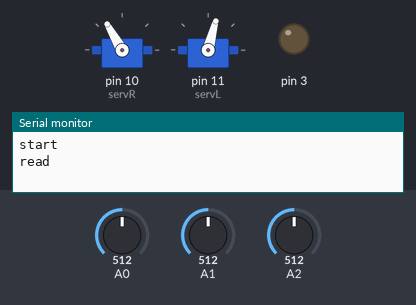
This sketch was run on a simulated Arduino Uno, built with avr-gcc and run on an emulated ATmega328P. On the bench: 2 × servo, output pins drawn as LEDs (lit = HIGH), the last lines printed to the serial monitor. Inputs (shaded band) come from the test bench; at power-on: A0 = 512, A1 = 512, A2 = 512. EEPROM starts erased.

Above: at 4.8 s.
4.9 s: A0 set to 522
At 6.1 s:
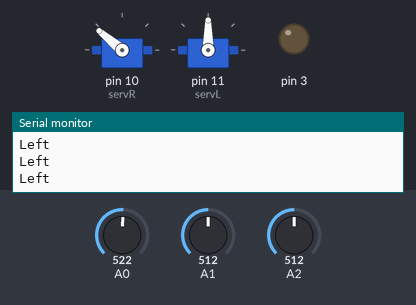
6.4 s: A1 set to 524
At 7.6 s:
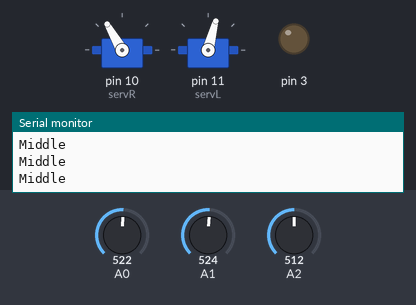
8.3 s: A1 set to 306
At 9.0 s:
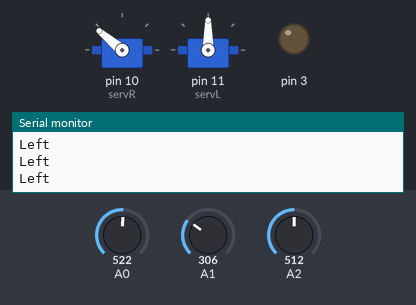
9.8 s: A2 set to 521
At 10.1 s:
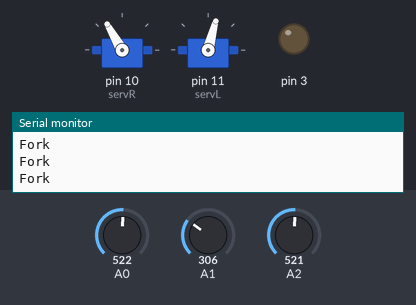
11.7 s: A0 set to 306
At 12.7 s:
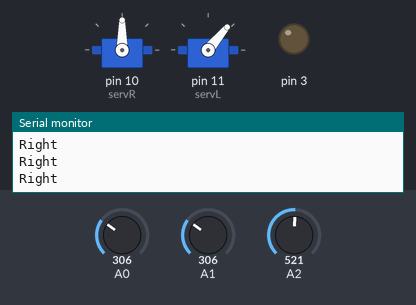
Timing chart, 0 to 14.2 s (numbered marks = the images above; inputs shaded):
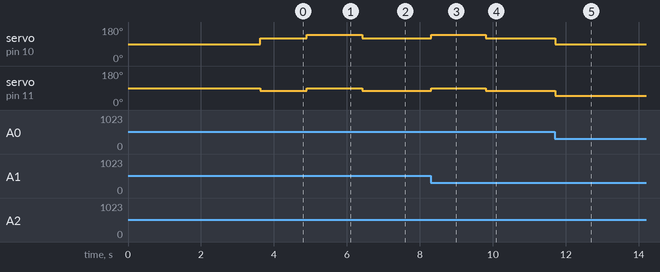

The sketch:

vexLineFollower.ino
```cpp
#include <Servo.h>
#include <EEPROM.h>
#define btnPin 5
//#define cutoff 200
#define lowL 75//70
#define lowR 120//125
#define topL 50//0
#define topR 140//180

int l, r, m;

int cutoff = 200;

bool mode = false;
int iter = 0;
int direc = 0;

Servo servR;
Servo servL;

void setup() {
  Serial.begin(9600);//start serial logging
  Serial.println(F("start"));
  pinMode(btnPin,INPUT);//sets up button
  if (analogRead(btnPin) < 80){
    Serial.println(F("button pressed"));
    mode = true;
    for (int i=0; i<1000; i+=3){
      Serial.println(String(EEPROM.read(i))+", "+String(EEPROM.read(i+1))+", "+String(EEPROM.read(i+2)));
    }
  } else {
    for (int i = 0 ; i < EEPROM.length() ; i++) {
      EEPROM.write(i, 0);
    }
  }
  Serial.println(F("read"));
  pinMode(3, OUTPUT);
  servR.attach(10);
  servL.attach(11);
  //bool test = true;
  int high = 0;
  int low = 1000;
  for (int i; i<100; i++){
    l = analogRead(2);
    m = analogRead(1);
    r = analogRead(0);
    if (l > high){
      high = l;
    }
    if (l < low){
      low = l;
    }
    if (m > high){
      high = m;
    }
    if (m < low){
      low = m;
    }
    if (r > high){
      high = r;
    }
    if (r < low){
      low = r;
    }
    delay(1);
  }
  cutoff = (high + low)/2;
}

void loop() {
  if (!(mode)){
    l = analogRead(2);
    EEPROM.write(iter, l);
    iter++;
    m = analogRead(1);
    EEPROM.write(iter, m);
    iter++;
    r = analogRead(0);
    EEPROM.write(iter, r);
    iter++;
    //Serial.println(String(l) + ", " + String(m) + ", " + String(r));
    if (m > cutoff){
      Serial.println(F("Middle"));
      servR.write(lowR);
      servL.write(lowL);
      direc = 0;
    } else if (l > cutoff && !(m > cutoff) && !(r > cutoff)){
      Serial.println(F("Right"));
      servL.write(topL);
      servR.write(90);
      direc = 2;
    } else if (!(l > cutoff) && !(m > cutoff) && r > cutoff){
      Serial.println(F("Left"));
      servR.write(topR);
      servL.write(90);
      direc = 1;
    } else if (l > cutoff && !(m > cutoff) && r > cutoff){
      Serial.println(F("Fork"));
      servL.write(lowL);
      servR.write(lowR);
    }else if (!(l > cutoff) && !(m > cutoff) && !(r > cutoff)){
      if (direc == 2){
        servL.write(topL);
        servR.write(90);
      } else if (direc == 1){
        servR.write(topR);
        servL.write(90);
      }else if (direc == 0){
        servR.write(lowR);
        servL.write(lowL);
      }
    }
  }
}
```

Measured:
- the behaviour switches between 512 and 513 on A0 (found by bisection; images 0 and 1)
- the behaviour switches between 512 and 513 on A1 (found by bisection; images 1 and 2)
- the behaviour switches between 512 and 513 on A2 (found by bisection; images 3 and 4)
- after the input at 4.9 s, servo on pin 10 (servR): 120° → 140° at once; servo on pin 11 (servL): 75° → 90° at once
- after the input at 6.4 s, servo on pin 10 (servR): 140° → 120° at once; servo on pin 11 (servL): 90° → 75° at once
- after the input at 8.3 s, servo on pin 10 (servR): 120° → 140° at once; servo on pin 11 (servL): 75° → 90° at once
- after the input at 9.8 s, servo on pin 10 (servR): 140° → 120° at once; servo on pin 11 (servL): 90° → 75° at once
- after the input at 11.7 s, servo on pin 10 (servR): 120° → 90° at once; servo on pin 11 (servL): 75° → 50° at once
